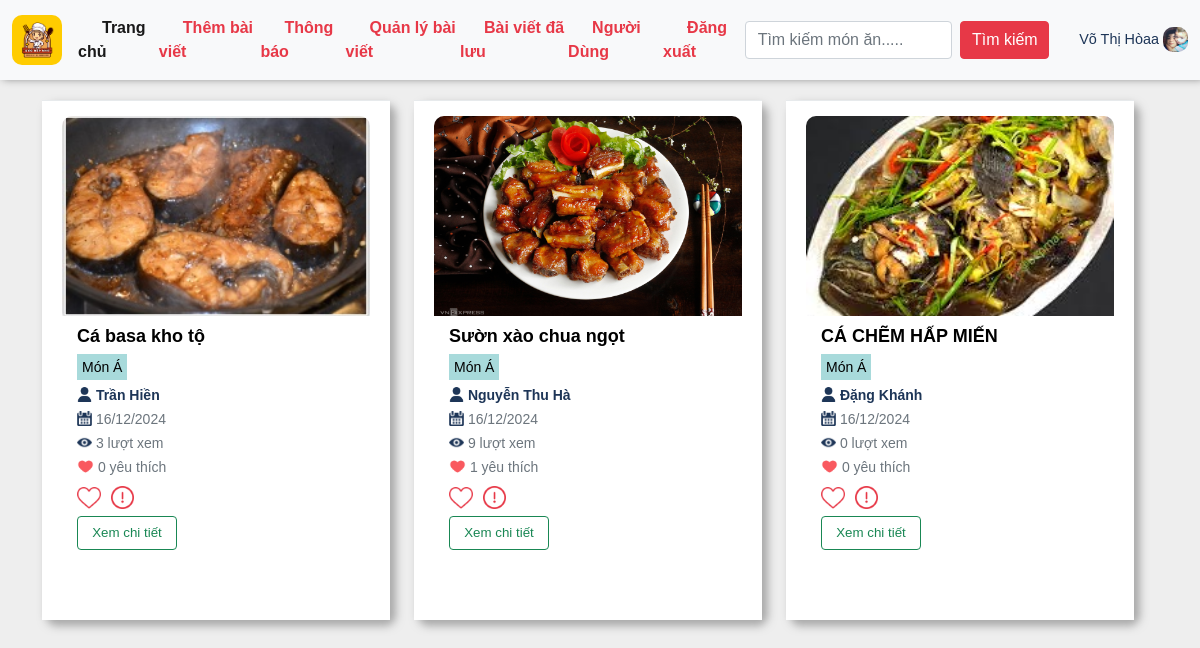
The app's page /recipes/dessert/ (signed in) with its own data.
### appfood/models.py (models this page shows, shortened)
class UserProfile(models.Model):
    GENDER_CHOICES = [
        ('T', 'Trai'),
        ('G', 'Gái'),
        ('B', 'Chưa Xác Định'),
    ]
    user = models.OneToOneField(User, on_delete=models.CASCADE)
    birth_date = models.DateField(null=True, blank=True)
    gender = models.CharField(max_length=1, choices=GENDER_CHOICES, null=True, blank=True)
    profile_image = models.ImageField(upload_to='images/', null=True, blank=True)

class Recipe(models.Model):
    title = models.CharField(max_length=100,null=True)
    author = models.ForeignKey('auth.User', on_delete=models.CASCADE)
    introduce = models.CharField(max_length=100,null=True)
    description = models.CharField(max_length=200,null=True)
    created_at = models.DateTimeField(auto_now_add=True)
    views = models.IntegerField(default=0)
    liked_tym = models.ManyToManyField(User, related_name='liked_recipes', blank=True)
    classify = models.ManyToManyField(Classify, related_name='recipes', blank=True)
    reported = models.BooleanField(default=False)
    def total_likes(self):
        return self.liked_tym.count()

class RecipeImage(models.Model):
    recipe = models.ForeignKey(Recipe, related_name='images', on_delete=models.CASCADE)
    image = models.ImageField(upload_to='images/')
    uploaded_at = models.DateTimeField(auto_now_add=True)

class Classify(models.Model):
    name = models.CharField(max_length=100)

### appfood/views.py (the view)
# urls.py: path('recipes/dessert/', views.dessert, name='dessert'),  # Tráng Miện
@login_required
def dessert(request):
    dessert_class = Classify.objects.get(name='Món Á')
    dessert_recipes = Recipe.objects.filter(classify=dessert_class).select_related('author', 'author__userprofile')
    user_profile, created = UserProfile.objects.get_or_create(user=request.user)
    return render(request, 'food/dessert.html', {'recipes': dessert_recipes, 'user_profile': user_profile})

### appfood/templates/food/dessert.html (shortened to what this page needs)
{% extends "appfood/base.html" %}
{%load static%}
{%block vegetarian%}
<link href="https://maxcdn.bootstrapcdn.com/font-awesome/4.3.0/css/font-awesome.min.css" rel="stylesheet">
<main>
    <div class="container">
        <div class="row">
            <div class="row d-flex flex-wrap">
                {% for recipe in recipes %}
            <div class="col-md-4" style="margin-bottom: 25px;">
                            <div class="card">
                                <div class="ibox-content product-box" style="height: 520px;">
                                    {% if recipe.images.first %}
                                    <div class="product" style="height: 170px;">
                                        <img style="height:200px;width: 100%;border-radius: 10px 10px 0px 0px;object-fit:cover;" src="{{ recipe.images.first.image.url }}" alt="">
                                    </div>
                                    {% endif %}
                                    <div class="product-desc" style="padding: 15px;margin-top: 20px;">
                                        <a href="{% url 'detail' recipe.id %}" class="product-name">{{ recipe.title }}</a>
                                            <div style="    margin-bottom: -20px;">
                                                {% for category in recipe.classify.all %}
                                                     <small class="text-muted" style="background: var(--green);color: black !important;padding: 5px;">{{ category.name }}</small>
                                                {% endfor %}
                                            </div>
                                            <br>
                                            <small class="text-muted">
                                                <img style="width:15px;height:15px; margin-bottom:4px; " src="{% static 'img/user.png' %}" alt="">
                                                <b style="color:var(--blue);">
                                                    {% if recipe.author.userprofile %}
                                                     {{ recipe.author.userprofile.user.last_name }} {{ recipe.author.userprofile.user.first_name }}
                                                {% else %}
                                                    {{ recipe.author.username }}
                                                {% endif %}
                                                </b>
                                            </small>
                                            <br>
                                            <small class="text-muted"><img style="width:15px;height:15px; margin-bottom:4px;" src="{% static 'img/calendar.png' %}" alt=""> {{recipe.images.first.uploaded_at|date:"d/m/Y"}}</small>
                                            <br>
                                            <small class="text-muted"><img style="width:15px;height:15px; margin-bottom:4px;" src="{% static 'img/eye.png' %}" alt=""> {{ recipe.views }} lượt xem</small>
                                            <br>
                                            <small class="text-muted"><img style="width:17px;height:17px; margin-bottom:4px;" src="{% static 'img/heart.png' %}" alt=""> {{ recipe.total_likes }} yêu thích</small>
                                            <div class="m-t text-right block-button" style="padding-top: 30px;padding-left: 1%;">
                                                <form method="post" action="{% url 'like_recipe' recipe.id %}">
                                                    <button type="submit" class="btn {% if user in recipe.liked_tym.all %}btn-danger{% else %}btn-primary{% endif %}" style="padding-top: 7px;border: none;background:none;">
                                                        {% if user in recipe.liked_tym.all %}<img style="width:24px;" src="{% static 'img/heartttt.png' %}" alt="">{% else %}<img style="width:24px;" src="{% static 'img/like.png' %}" alt="">{% endif %}
                                                    </button>
                                                </form>
                                                <form method="post" action="{% url 'report_food' recipe.id %}">
                                                    <button type="submit" class="btn btn-outline-danger" style="padding-top: 7px;border: none">
                                                        <img style="width:23px; margin-bottom: 2px;" src="{% static 'img/report.png' %}" alt="">
                                                    </button>
                                                </form>
                                            </div>
                                            <div class="d-flex flex-column"><a href="{% url 'detail' recipe.id %}" class="btn btn-outline-success" style="font-size: 10pt;width:100px;margin-top:5px;">Xem chi tiết</a></div>
                                    </div>
                                </div>
                            </div>
                        </div>
        {% endfor %}
    </div>
            </div>
        </div>
</main>
{% endblock vegetarian%}

### appfood/templates/appfood/base.html (shortened to what this page needs)
{% load static %}
<!DOCTYPE html>
<html lang="en">
<head>
    <link href="https://cdn.jsdelivr.net/npm/bootstrap@5.0.2/dist/css/bootstrap.min.css" rel="stylesheet">
    <link rel="stylesheet" href="{%static 'css/main.css' %}">
    <link rel="stylesheet" href="{%static 'css/fixhome.css' %}">
</head>
<body>
    <header class="header">
        <nav class="navbar navbar-expand-lg navbar-light bg-light">
            <div class="container-fluid">
                <a class="navbar-brand" href="{% url 'home' %}"><img src="{% static 'img/logo.png' %}" alt=""></a>
                <div class="collapse navbar-collapse" id="navbarTogglerDemo02">
                    <ul class="navbar-nav me-auto mb-2 mb-lg-0">
                        <li class="nav-item">
                            <a href="{% url 'home' %}" class="nav-link active" aria-current="page">
                                <svg class="bi me-2" width="16" height="16"><use xlink:href="#speedometer2"></use></svg>Trang chủ
                            </a>
                        </li>
                        <li class="nav-item">
                            <a href="{% url 'postfood' %}" class="nav-link">
                                <svg class="bi me-2" width="16" height="16"><use xlink:href="#speedometer2"></use></svg>Thêm bài viết
                            </a>
                        </li>
                        <li class="nav-item">
                            <a href="{% url 'notifications' %}" class="nav-link">
                                <svg class="bi me-2" width="16" height="16"><use xlink:href="#speedometer2"></use></svg>Thông báo
                            </a>
                        </li>
                        <li class="nav-item">
                            <a href="{% url 'myfood' %}" class="nav-link">
                                <svg class="bi me-2" width="16" height="16"><use xlink:href="#speedometer2"></use></svg>Quản lý bài viết
                            </a>
                        </li>
                        <li class="nav-item">
                            <a href="{% url 'savefood' %}" class="nav-link">
                                <svg class="bi me-2" width="16" height="16"><use xlink:href="#speedometer2"></use></svg>Bài viết đã lưu
                            </a>
                        </li>
                        <li class="nav-item">
                            <a href="{% url 'list_user' %}" class="nav-link">
                                <svg class="bi me-2" width="16" height="16"><use xlink:href="#speedometer2"></use></svg>Người Dùng
                            </a>
                        </li>
                        <li class="nav-item">
                            <a href="{% url 'logout' %}" class="nav-link">
                                <svg class="bi me-2" width="16" height="16"><use xlink:href="#speedometer2"></use></svg>Đăng xuất
                            </a>
                        </li>
                    </ul>
                </div>
                <form class="d-flex"  method=POST action="{% url 'search_title' %}">
                    <input class="form-control me-2" type="search" placeholder="Tìm kiếm món ăn....." name='searched' aria-label="Search">
                    <button class="btn btn-outline-success" type="submit">Tìm kiếm</button>
                </form>
                <a style="margin-left:20px" class="navbar-brand user_name" href="{%url 'page_user'%}"> {{user.last_name}} {{user.first_name}}
                {% if user_profile.profile_image %}
                    <img src="{{ user_profile.profile_image.url }}" alt="Profile Image">
                {% else %}
                    <img src="{% static 'img/user.png' %}" alt="Default Profile Image">
                {% endif %}</a>
            </div>
        </nav>
    </header>
    {% block vegetarian %}{% endblock vegetarian %}
</body>
</html>

### appfood/static/css/main.css (style rules this page uses)
:root { --red: #e73847; --yellow:#ffcc00; --blue:#1d3557; --green:#a8dadb; }
* { margin: 0; padding: 0; box-sizing: border-box; font-family: Arial; font-weight: 400; color: var(--body); }
header { margin-bottom: 10px; position: fixed; top:0; width: 100%; z-index: 100; box-shadow: 3px -1px 8px 0px grey; }
header .navbar-light .navbar-nav .nav-link { color: var(--red); font-weight: 700; font-size: 1em; }
header .navbar .navbar-brand img { width: 50px; height: 50px; border-radius: 10px; }
header .navbar .user_name { color: var(--blue); font-size: 0.9em; margin-right:0px; font-weight: 500; }
header .navbar .user_name img { width: 25px; height: 25px; margin-left: 0px; margin-bottom: 2px; }
header .btn { border-color: var(--red); color: white; width: 140px; background: var(--red); }
main { margin-top: 100px; }
main .card { padding-left: 0; padding-right: 0; border: none; border-radius: 10px; box-shadow: 5px 5px 8px 1px rgba(128, 128, 128, 0.627); }
.navbar-expand-lg .navbar-nav .nav-link { padding-right: 0; padding-left: 0; }

### appfood/static/css/fixhome.css (style rules this page uses)
body { margin-top:20px; background:#eee; }
.product-box { padding: 0; border: 1px solid #e7eaec; }
.product-desc { padding: 20px; position: relative; }
.product-name { font-size: 16px; font-weight: 600; color: #676a6c; display: block; margin: 2px 0 5px 0; }
.ibox-content { background-color: #ffffff; color: inherit; padding: 15px 20px 20px 20px; border-color: #e7eaec; border-image: none; border-style: solid solid none; border-width: 1px 0; }

### appfood/templates/food/dessert.html (style rules this page uses)
.product-name { font-size: 18px; font-weight: 600; color: #000000; display: block; margin: 2px 0 5px 0; text-decoration: none; overflow: hidden; text-overflow: ellipsis; display: -webkit-box; -webkit-line-clamp:2; -webkit-box-orient: vertical; }
.block-button { display:flex; padding:0px !important; }
.block-button button { margin-right:-10px; }
button.btn { padding:0; margin-right: 10px; }
body { background:#eee; }

### records on screen
UserProfile: profile_image (picture)
Recipe: images.first.image (picture), title "Cá basa kho tộ", author.userprofile.user.last_name "Trần", author.userprofile.user.first_name "Hiền", images.first.uploaded_at "16/12/2024", views "3", total_likes "0"
Classify: name "Món Á"
Recipe: images.first.image (picture), title "Sườn xào chua ngọt", author.userprofile.user.last_name "Nguyễn", author.userprofile.user.first_name "Thu Hà", images.first.uploaded_at "16/12/2024", views "9", total_likes "1"
Recipe: images.first.image (picture), title "CÁ CHẼM HẤP MIẾN", author.userprofile.user.last_name "Đặng", author.userprofile.user.first_name "Khánh", images.first.uploaded_at "16/12/2024", views "0", total_likes "0"

### other values on screen
{{ user.last_name }} "Võ Thị"
{{ user.first_name }} "Hòaa"
